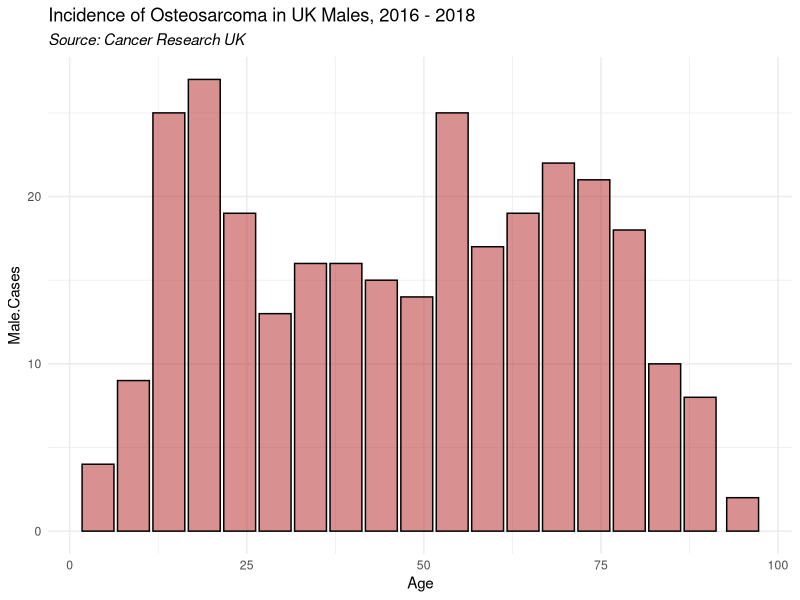
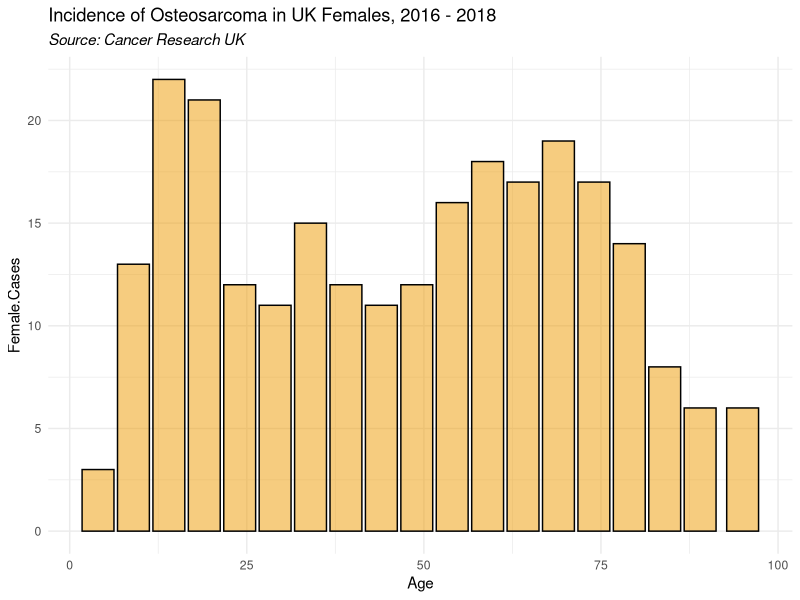
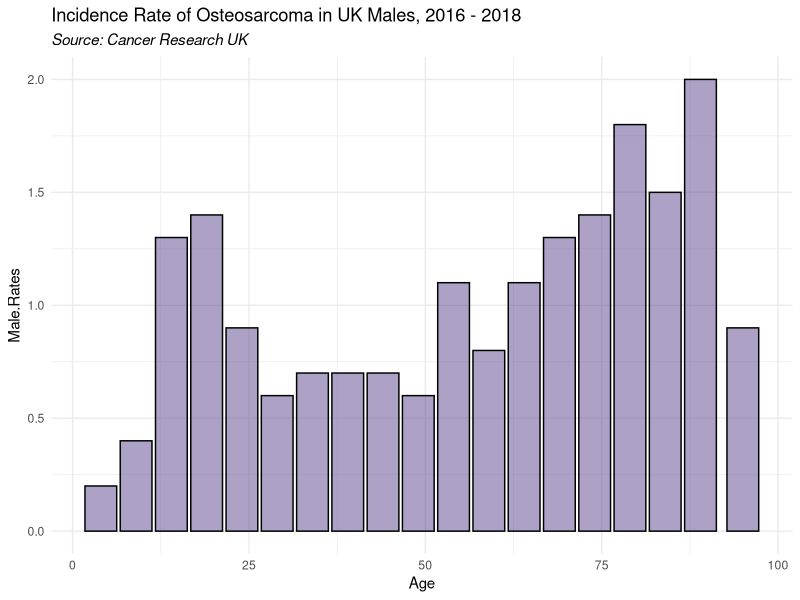
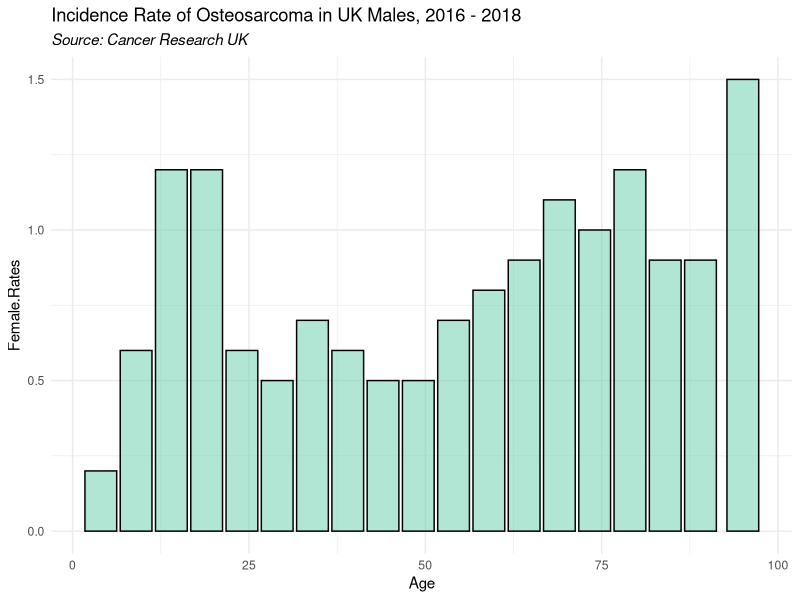
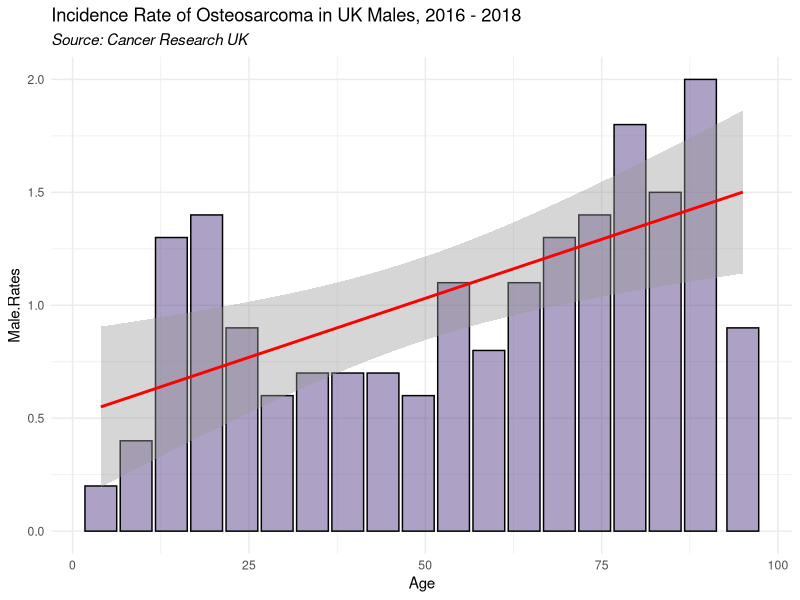
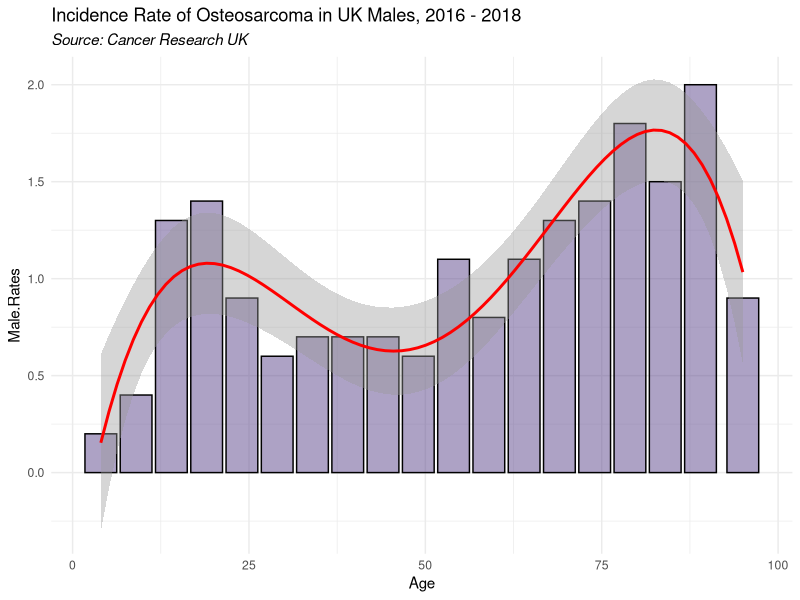
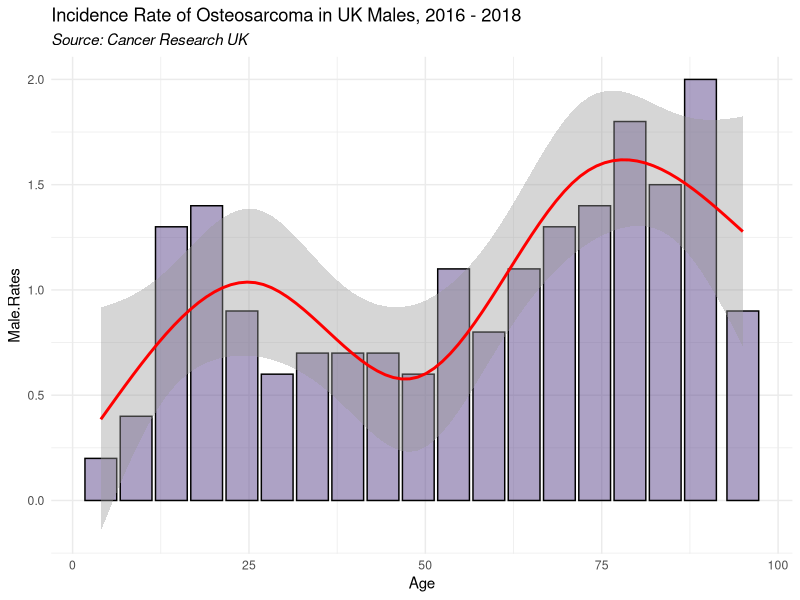
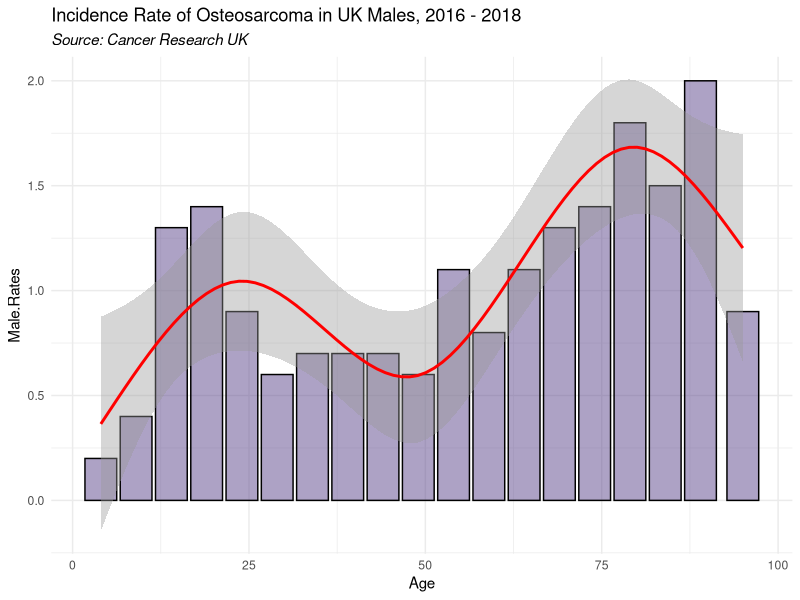

Here is the R script that generated these plots, in order:
# Here is an example using Osteosarcoma, a type of bone cancer.
# This is based on incidence data, per 100,00 population 2016-2018,
# Published by Cancer Research UK:
# https://www.cancerresearchuk.org/health-professional/cancer-statistics/statistics-by-cancer-type/bone-sarcoma/incidence
# The data have been slightly regrouped to aid the exercise.

# Load the data:

library(readr)
sarcoma <- read_csv("./data/sarcoma.csv", name_repair = "universal")

# Columns in the data are:
# Age:            Upper number of 5-year age bands. e.g. 0 - 4, is coded as 4.  90+ is coded as 95
#                 for the sake of this exercise.
# Female.Cases:   Number of incident cases reported in females.
# Male.Cases:     Number of incident cases reported in males.
# Female.Rates:   Incidence Rate per 100,000 population, in this age group, for females
# Male.Rates:     Incidence Rate per 100,000 population, in this age group, for males




###################### Part 1: Linear regression with a single predictor  ######################################

# With the Sarcoma data, we will examine the relationship between age and incidence
# Pick either the Male or Female reporting category and lets consider the number of Cases
summary(sarcoma)

View(sarcoma)




# Let's visualise the shape of the distribution.
# Scatter plots, line or bar charts may be good starts.

library(ggplot2)
ggplot(sarcoma, aes(x=Age, y=Male.Cases))+
  geom_col(fill="firebrick", col=1, alpha=0.5)+
  labs(title="Incidence of Osteosarcoma in UK Males, 2016 - 2018", subtitle="Source: Cancer Research UK")+
  theme_minimal()+
  theme(plot.subtitle = element_text(face="italic"))

ggplot(sarcoma, aes(x=Age, y=Female.Cases))+
  geom_col(fill="orange2", col=1, alpha=0.5)+
  labs(title="Incidence of Osteosarcoma in UK Females, 2016 - 2018", subtitle="Source: Cancer Research UK")+
  theme_minimal()+
  theme(plot.subtitle = element_text(face="italic"))




# Does the number of cases appear related to age?  -  Some increasing relationship
# If so, is it linearly?



# Try the same with the rate to see if population size clouds it.

ggplot(sarcoma, aes(x=Age, y=Male.Rates))+
  geom_col(fill="mediumpurple4", col=1, alpha=0.5)+
  labs(title="Incidence Rate of Osteosarcoma in UK Males, 2016 - 2018", subtitle="Source: Cancer Research UK")+
  theme_minimal()+
  theme(plot.subtitle = element_text(face="italic"))

ggplot(sarcoma, aes(x=Age, y=Female.Rates))+
  geom_col(fill="mediumaquamarine", col=1, alpha=0.5)+
  labs(title="Incidence Rate of Osteosarcoma in UK Males, 2016 - 2018", subtitle="Source: Cancer Research UK")+
  theme_minimal()+
  theme(plot.subtitle = element_text(face="italic"))



# Does the number of cases appear related to age?  -  Looks to be stronger
# If so, is it linearly? No, appears to be a peak in teenage to early twenties





################################################################################################################
# Modelling the rate in Males.

# Build a linear regression model (lm) to examine it using the summary function

sarcoma_lm <- lm(Male.Rates ~ Age,data=sarcoma)

summary(sarcoma_lm)


# Let's visualise it using ggplots 'geom_smooth', giving it the method = lm

ggplot(sarcoma, aes(x=Age, y=Male.Rates))+
  geom_col(fill="mediumpurple4", col=1, alpha=0.5)+
  geom_smooth(col="red", method = "lm") +
  labs(title="Incidence Rate of Osteosarcoma in UK Males, 2016 - 2018", subtitle="Source: Cancer Research UK")+
  theme_minimal()+
  theme(plot.subtitle = element_text(face="italic"))


# Examine this plot.  Is the model a good fit?
# Is it good for any of the range?


#################################################################################################################

# Let's try and do this with a polynomial term or two: Age + Age^2 + Age^3
# You can manually do it, or use the poly() function, which helps reduce correlation
# The more higher order the terms are, the more 'wiggly' the fit.
sarcoma_lm_poly <- lm(Male.Rates ~ poly(Age,degree=4),data=sarcoma)

summary(sarcoma_lm_poly)

anova(sarcoma_lm_poly)

# Visualise this again with ggplot geom_smooth.  Add the argument: formula = "y ~ naturalSpline(x)", including your options

ggplot(sarcoma, aes(x=Age, y=Male.Rates))+
  geom_col(fill="mediumpurple4", col=1, alpha=0.5)+
  geom_smooth(col="red", method = "lm", formula = "y ~ poly(x,degree=4)") +
  labs(title="Incidence Rate of Osteosarcoma in UK Males, 2016 - 2018", subtitle="Source: Cancer Research UK")+
  theme_minimal()+
  theme(plot.subtitle = element_text(face="italic"))



### Discuss overfitting.


#################################################




# Fit the model with a spline instead
# Use the 'splines2' package, and the natural cubic spline function naturalSpline
# Try specifying a number of degrees of freedom  - explain
# Try specifying the knots at specific ages

library(splines2)

sarcoma_lm_spline1 <- lm(Male.Rates ~ naturalSpline(Age, df=4),data=sarcoma)

summary(sarcoma_lm_spline1)


sarcoma_lm_spline2 <- lm(Male.Rates ~ naturalSpline(Age, knots= c(24,49,79)),data=sarcoma)

summary(sarcoma_lm_spline2)

# Has the model improved? - Yes, drastically. R-squarred practically doubled.


# Visualise this again with ggplot geom_smooth.  Add the argument: formula = "y ~ naturalSpline(x)", including your options

ggplot(sarcoma, aes(x=Age, y=Male.Rates))+
  geom_col(fill="mediumpurple4", col=1, alpha=0.5)+
  geom_smooth(col="red", method = "lm", formula = "y ~ naturalSpline(x, df=4)") +
  labs(title="Incidence Rate of Osteosarcoma in UK Males, 2016 - 2018", subtitle="Source: Cancer Research UK")+
  theme_minimal()+
  theme(plot.subtitle = element_text(face="italic"))


ggplot(sarcoma, aes(x=Age, y=Male.Rates))+
  geom_col(fill="mediumpurple4", col=1, alpha=0.5)+
  geom_smooth(col="red", method = "lm", formula = "y ~ naturalSpline(x,  knots= c(24,49,79))") +
  labs(title="Incidence Rate of Osteosarcoma in UK Males, 2016 - 2018", subtitle="Source: Cancer Research UK")+
  theme_minimal()+
  theme(plot.subtitle = element_text(face="italic"))
